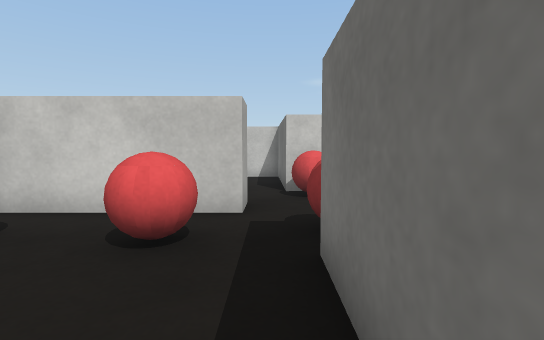
[1] (above)

16 first-person views from a walk through a 3-D level made in the Unity game engine. The camera is 0.54 m above the floor, tilts 4° down and sees 85° across. The floor is counted in squares, 0.5 m on a side. Each view is taken from the middle of a square. On the plan, view 1 faces up. The plan holds only what a view shows up to about 12 squares ahead; the rest is blank. Surface patterns are stand-ins for the level's own textures.

[2]
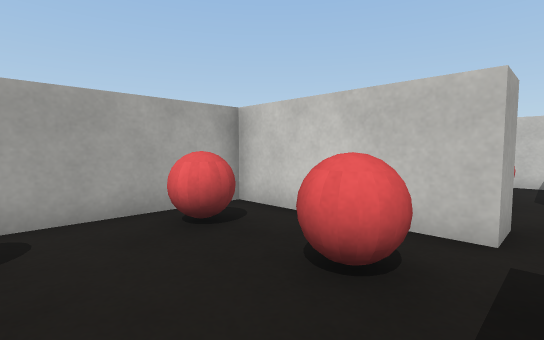

[3]
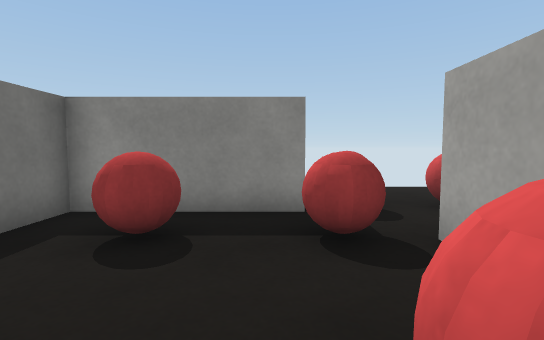

[4]
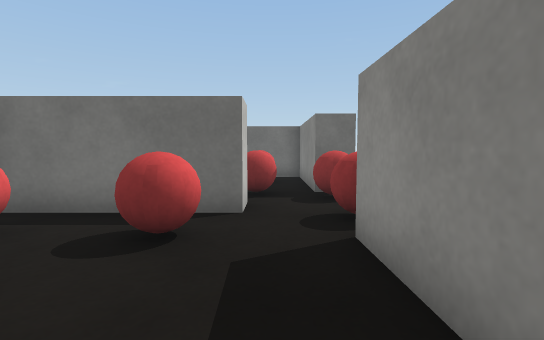

[5]
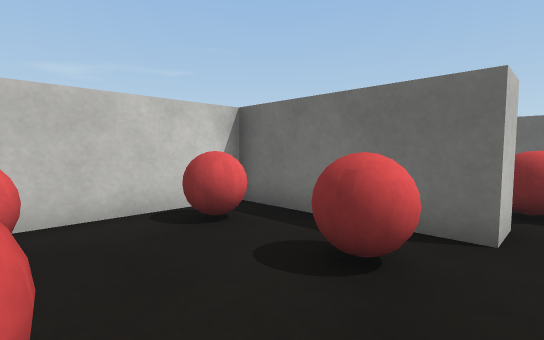

[6]
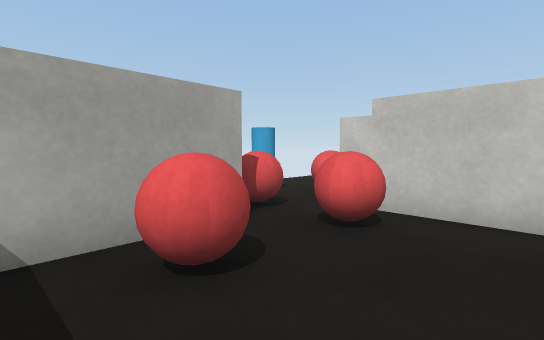

[7]
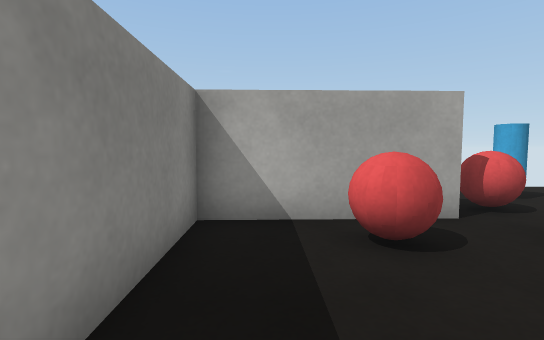

[8]
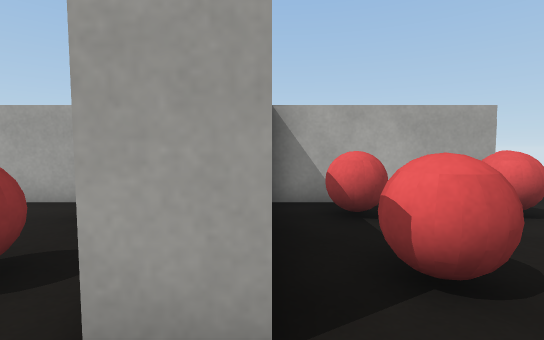

[9]
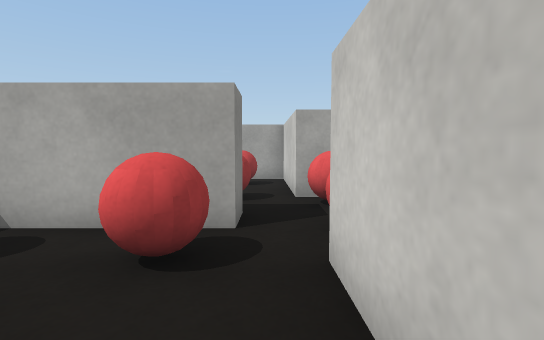

[10]
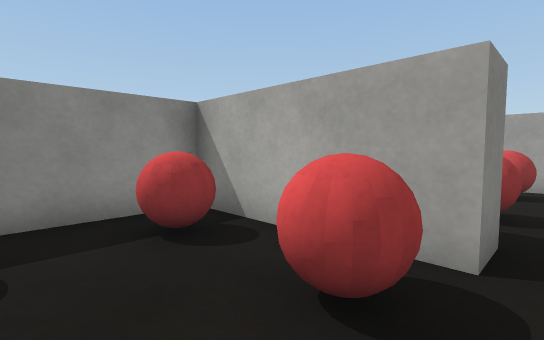

[11]
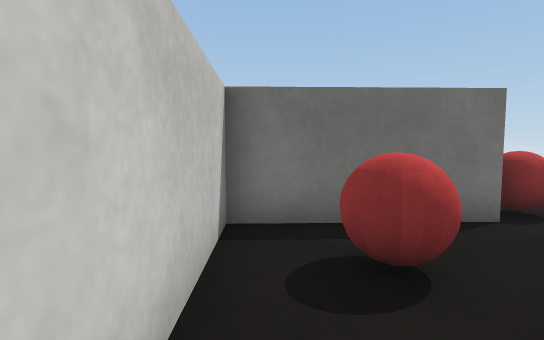

[12]
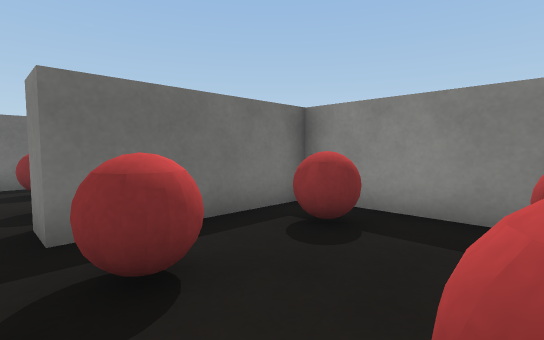

[13]
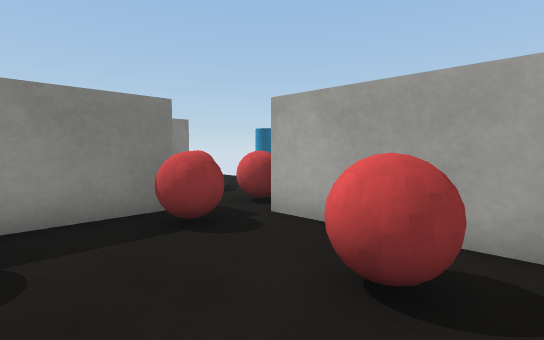

[14]
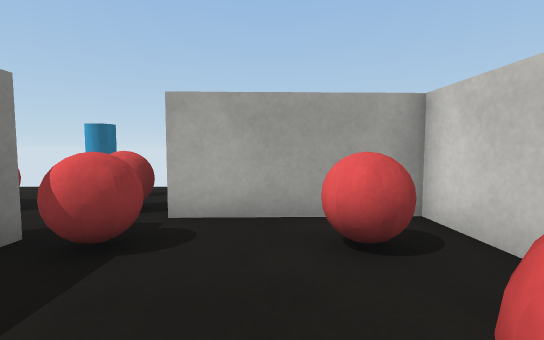

[15]
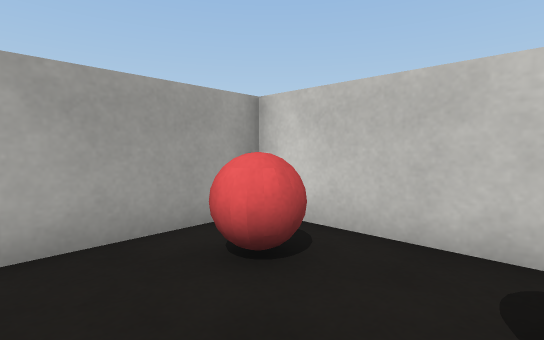

[16]
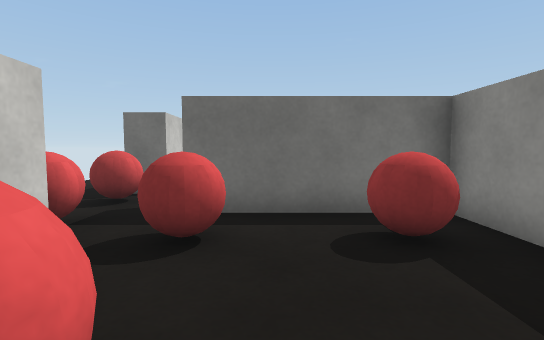

### Floor plan
Points are (right, up) in squares from view 1. A wall is a line through its corners. A room is listed if a view was taken in it or the views show most of it. See-through windows are left out.
Room 1 (views 1, 2, 3)
walls: (-0.5, 5) (-5, 5) (-5, 0.5); (-3.5, -1.1) (0.5, -1.1) (0.5, 3)
ways out: opening at (0, 4) to room 3; opening at (-4, 0)
objects: red ball (-4, 0); red ball (-4, 3); red ball (-1, 0); red ball (-1, 3)
Room 2 (views 4, 5, 6, 7)
walls: (-11.5, 3) (-11.4, -1.1) (-7.3, -1); (-6, 0.5) (-6, 5) (-10.5, 5)
ways out: opening at (-11, 3.5); opening at (-7, -0.5)
objects: red ball (-10, 1); red ball (-10, 4); red ball (-7, 1); red ball (-7, 4)
Room 3 (view 8)
walls: (1.4, 7.6) (0.4, 7.6); (-0.5, 6) (-0.5, 5)
ways out: opening at (0, 4) to room 1; opening at (-1, 7) to room 4
objects: red ball (1, 4); red ball (1, 7)
Room 4 (views 9, 10, 11)
walls: (-5, 10.5) (-5, 6) (-2.1, 6); (0.4, 7.6) (0.2, 11.7) (-3.8, 11.6)
ways out: opening at (-1, 7) to room 3; opening at (-5, 11)
objects: red ball (-4, 7); red ball (-4, 10); red ball (-1, 7); red ball (-1, 10)
Room 5 (views 12, 13, 14, 15, 16)
walls: (-7.7, 11.4) (-11.7, 11.3) (-11.6, 7.3); (-10.6, 6) (-6, 6) (-6, 10.5)
ways out: opening at (-11, 7); opening at (-7, 11)
objects: red ball (-10, 7); red ball (-10, 10); red ball (-8, 10) to (-7, 10); red ball (-7, 7)

Where each view was taken, in squares from view 1:
view 1: 0 up, 0 right, facing up
view 2: 1 up, 0 right, facing up-left
view 3: 4 up, 3 left, facing down
view 4: 0 up, 11 left, facing right
view 5: 0 up, 10 left, facing up-right
view 6: 0 up, 8 left, facing up-left
view 7: 0 up, 7 left, facing left
view 8: 6 up, 1 right, facing left
view 9: 11 up, 1 left, facing left
view 10: 11 up, 2 left, facing down-left
view 11: 11 up, 4 left, facing right
view 12: 11 up, 10 left, facing down-right
view 13: 11 up, 8 left, facing down-left
view 14: 9 up, 7 left, facing left
view 15: 8 up, 8 left, facing up-left
view 16: 9 up, 11 left, facing right
